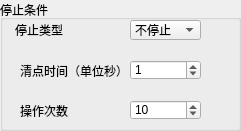
           <widget class="QGroupBox" name="groupBox_8">
            <property name="geometry">
             <rect>
              <x>750</x>
              <y>90</y>
              <width>241</width>
              <height>131</height>
             </rect>
            </property>
            <property name="title">
             <string>停止条件</string>
            </property>
            <widget class="QLabel" name="label_293">
             <property name="geometry">
              <rect>
               <x>15</x>
               <y>20</y>
               <width>51</width>
               <height>20</height>
              </rect>
             </property>
             <property name="text">
              <string>停止类型</string>
             </property>
            </widget>
            <widget class="QComboBox" name="stropTriggerType">
             <property name="geometry">
              <rect>
               <x>130</x>
               <y>20</y>
               <width>71</width>
               <height>20</height>
              </rect>
             </property>
             <property name="currentIndex">
              <number>0</number>
             </property>
             <property name="modelColumn">
              <number>0</number>
             </property>
             <item>
              <property name="text">
               <string>不停止</string>
              </property>
             </item>
             <item>
              <property name="text">
               <string>操作时间</string>
              </property>
             </item>
             <item>
              <property name="text">
               <string>操作次数</string>
              </property>
             </item>
            </widget>
            <widget class="QLabel" name="label_485">
             <property name="geometry">
              <rect>
               <x>20</x>
               <y>60</y>
               <width>101</width>
               <height>21</height>
              </rect>
             </property>
             <property name="text">
              <string>清点时间（单位秒）</string>
             </property>
            </widget>
            <widget class="QLabel" name="label_486">
             <property name="geometry">
              <rect>
               <x>20</x>
               <y>100</y>
               <width>101</width>
               <height>21</height>
              </rect>
             </property>
             <property name="text">
              <string>操作次数</string>
             </property>
            </widget>
            <widget class="QSpinBox" name="opDuration">
             <property name="geometry">
              <rect>
               <x>130</x>
               <y>60</y>
               <width>71</width>
               <height>20</height>
              </rect>
             </property>
             <property name="maximum">
              <number>1000000000</number>
             </property>
             <property name="value">
              <number>1</number>
             </property>
            </widget>
            <widget class="QSpinBox" name="opCycle">
             <property name="geometry">
              <rect>
               <x>130</x>
               <y>100</y>
               <width>71</width>
               <height>20</height>
              </rect>
             </property>
             <property name="maximum">
              <number>1000000000</number>
             </property>
             <property name="value">
              <number>10</number>
             </property>
            </widget>
           </widget>
